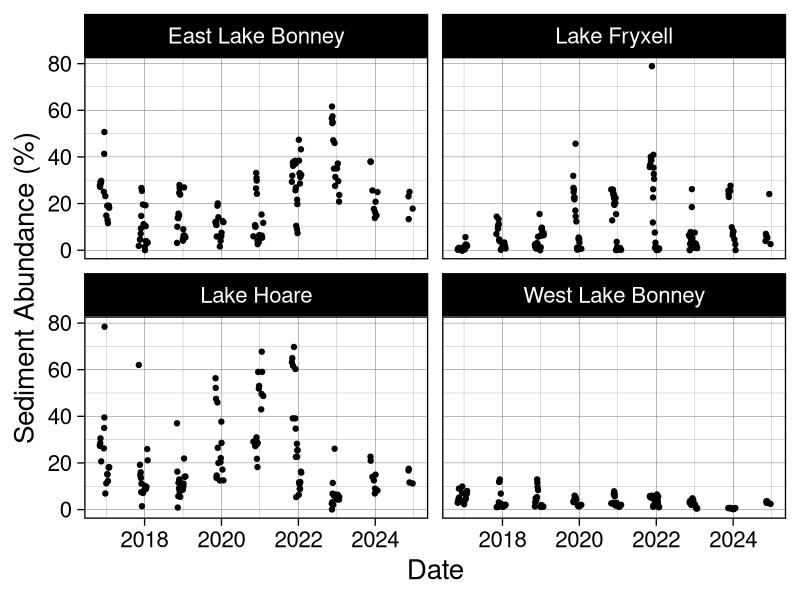
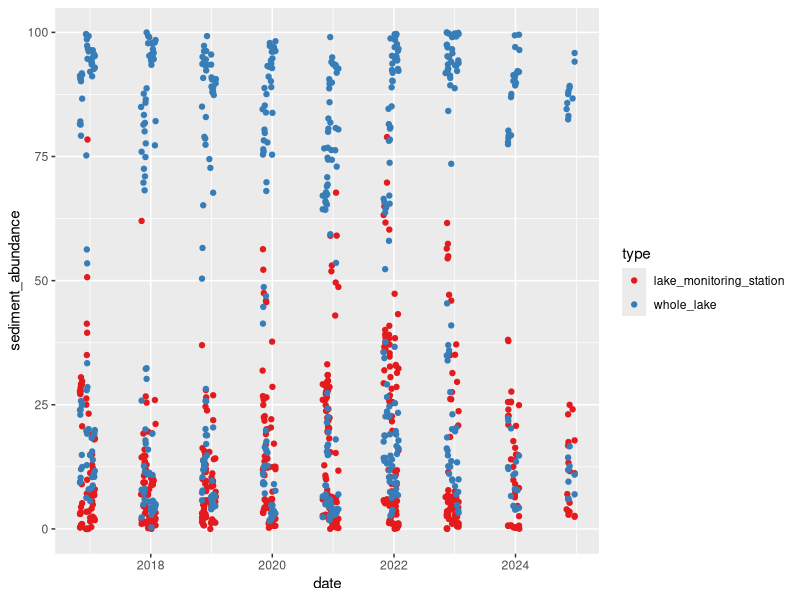
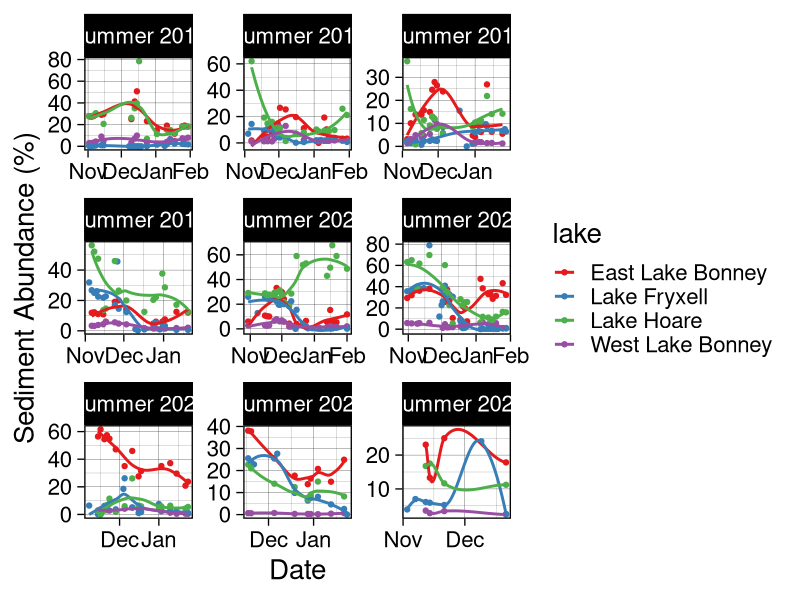
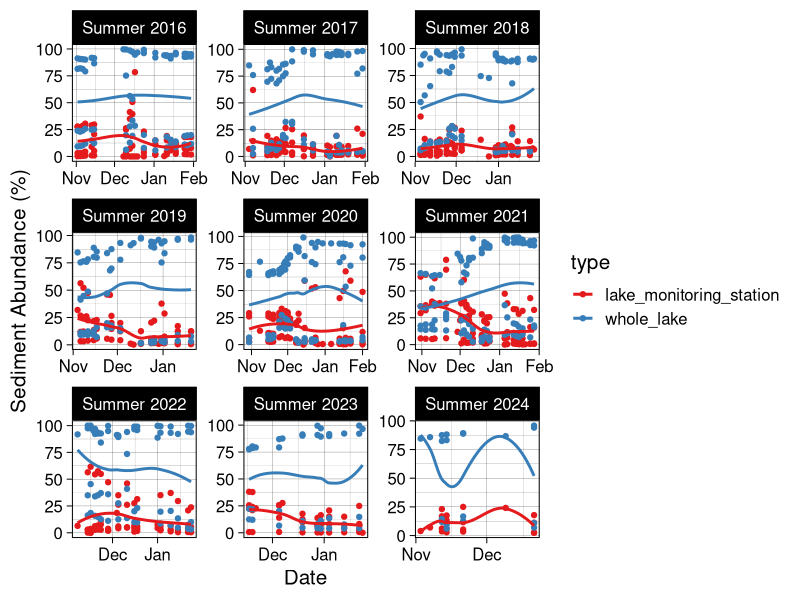
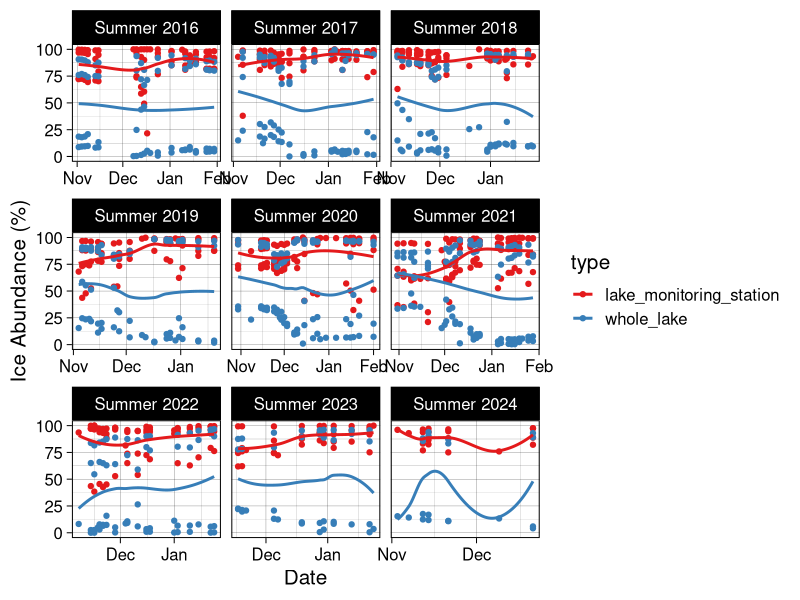
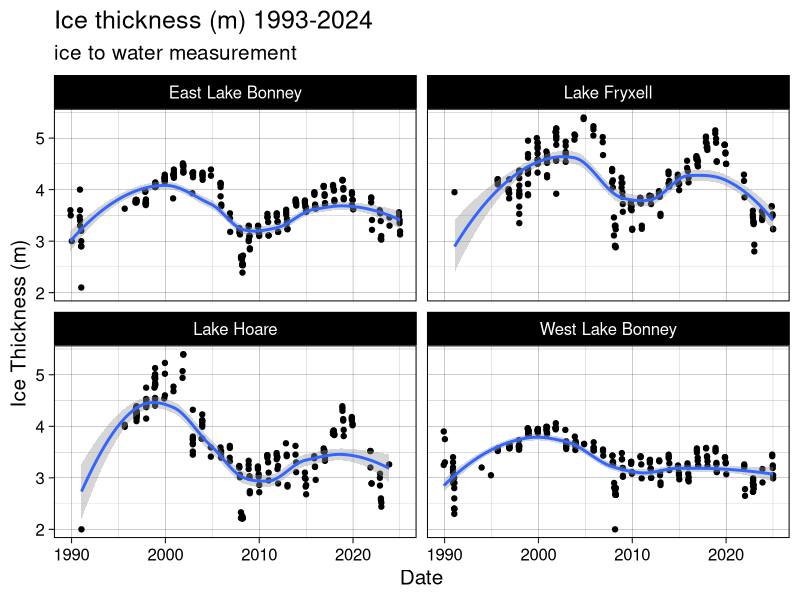
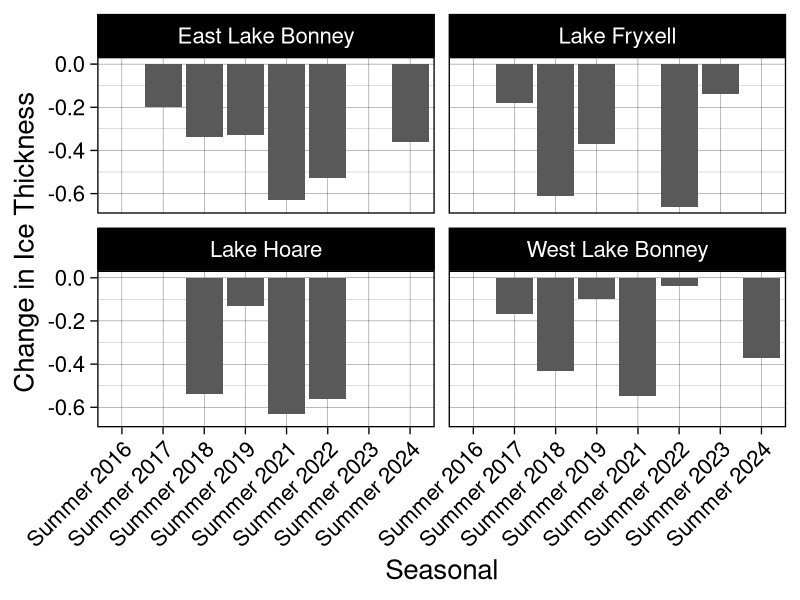
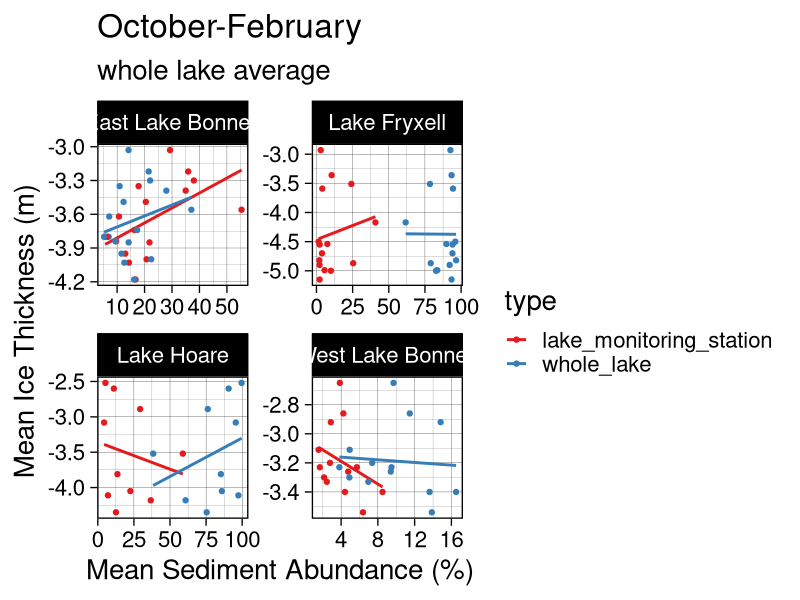

R code for these plots, in order: (Note: this script raises an error after producing the figures.)
######### TVLakes Sediment Output Comparison ###########
library(tidyverse)
library(RColorBrewer)
library(scales)

setwd("~/Documents/R-Repositories/MCM-LTER-MS")

## Define a season function to plot data by season. Makes data viz a lot easier. 
get_season <- function(date) {
  month <- month(date)
  year <- year(date)
  
  if (month %in% c(11, 12)) {
    return(paste0("Summer ", year))  # November and December belong to the current winter
  } else if (month == 1) {
    return(paste0("Summer ", year - 1))  # January belongs to the previous winter
  } else if (month == 2) {
    return(paste0("Summer ", year - 1))  # February belongs to the previous winter
  } else if (month == 3) {
    return(paste0("Fall ", year))  # March is Spring
  } else if (month %in% 4:5) {
    return(paste0("Fall ", year))  # April and May are Spring
  } else if (month == 6) {
    return(paste0("Winter ", year))  # June is Summer
  } else if (month %in% 7:8) {
    return(paste0("Winter ", year))  # July and August are Summer
  } else if (month == 9) {
    return(paste0("Spring ", year))  # September is Fall
  } else if (month %in% 10) {
    return(paste0("Summer ", year))  # October is Fall
  }
}

mean_BB <- read_csv("data/sediment abundance data/LANDSAT_sediment_abundances_20250312.csv") |> 
  mutate(date = ymd(date), 
         type = 'lake_monitoring_station', 
         season = sapply(date, get_season))

#####plot by lake
ggplot(mean_BB, aes(date, sediment_abundance*100)) + 
  geom_point() + 
  facet_wrap(vars(lake)) + 
  #scale_x_date(labels = date_format("%b"), breaks = "1 month") + 
  xlab("Date") + ylab("Sediment Abundance (%)") + 
  theme_linedraw(base_size = 20)

ggsave("plots/manuscript/chapter 1/BB_sed_by_lake.png", dpi = 700, 
       height = 8, width = 12)

mean_wholelake <- read_csv("data/sediment abundance data/LANDSAT_wholelake_mean_20250312.csv") |> 
  mutate(date = ymd(date), 
         type = "whole_lake", 
         season = sapply(date, get_season))

# join the two files for easy comparison and plotting
means <- rbind(mean_BB, mean_wholelake) |> 
  mutate(sediment_abundance = sediment_abundance*100, 
         ice_abundance = ice_abundance*100) |> 
  mutate(year = year(date), 
         month = month(date))

## plot the raw output for sediment abundance/ice abundance against each other and see how the outputs compare
ggplot(means, aes(date, sediment_abundance, color = type)) + 
  geom_point() + 
  scale_color_brewer(palette = "Set1") 

#By season for just the lake monitoring site
ggplot(mean_BB, aes(date, sediment_abundance*100, color = lake)) + 
  geom_point() + 
  geom_smooth(se = F) + 
  scale_color_brewer(palette = "Set1") + 
  facet_wrap(vars(season), scales = "free") +
  scale_x_date(labels = date_format("%b"), breaks = "1 month") + 
  xlab("Date") + ylab("Sediment Abundance (%)") + 
  theme_linedraw(base_size = 20)

ggsave("plots/manuscript/chapter 1/BB_sed_by_season.png", dpi = 700, 
       height = 8, width = 12)

# facet by season for sed abundance
ggplot(means, aes(date, sediment_abundance, color = type)) + 
  geom_point() + 
  geom_smooth(se = F) + 
  scale_color_brewer(palette = "Set1") + 
  facet_wrap(vars(season), scales = "free") +
  scale_x_date(labels = date_format("%b"), breaks = "1 month") + 
  xlab("Date") + ylab("Sediment Abundance (%)") + 
  theme_linedraw(base_size = 15)

ggsave("plots/manuscript/chapter 1/whole_lake_vs_BB_sed_abundance.png", dpi = 700, 
       height = 8, width = 12)

# facet by season for ice abundance
ggplot(means, aes(date, ice_abundance, color = type)) + 
  geom_point() + 
  geom_smooth(se = F) + 
  scale_color_brewer(palette = "Set1") + 
  facet_wrap(vars(season), scales = "free_x") +
  scale_x_date(labels = date_format("%b"), breaks = "1 month") + 
  xlab("Date") + ylab("Ice Abundance (%)") + 
  theme_linedraw(base_size = 15)

ggsave("plots/manuscript/chapter 1/whole_lake_vs_BB_ice_abundance.png", dpi = 700, 
       height = 8, width = 12)


## load lake ice: 
lakeice1 <- read_csv("data/lake ice/mcmlter-lake-ice_thickness-20250218_0_2025.csv") |> 
  mutate(date_time = mdy_hm(date_time), 
         month = month(date_time), 
         year = year(date_time),
         year = as.numeric(year),
         z_water_m = z_water_m*-1) |> 
  rename("lake" = location_name) |> 
  filter(lake == "Lake Fryxell" | lake == "Lake Hoare" | lake == "East Lake Bonney" | lake == "West Lake Bonney") |> 
  #filter(year >= 2016) |> 
  filter(!grepl("^B", location))

ggplot(lakeice1, aes(date_time, z_water_m)) + 
  geom_point() + 
  geom_smooth(se = T) + 
  facet_wrap(vars(lake)) + 
  theme_linedraw(base_size = 15) + 
  xlab("Date") + ylab("Ice Thickness (m)") + 
  ggtitle("Ice thickness (m) 1993-2024", 
          subtitle = "ice to water measurement")

#ggsave("plots/manuscript/chapter 1/ice_thickness_total_years.png", dpi = 700, 
#       height = 8, width = 12)

lakeice = lakeice1 |> 
  filter(year >= 2017) |> 
  mutate(season = sapply(date_time, get_season)) |> 
  filter(str_detect(string = location, pattern = "incubation hole")) |> 
  #filter(grepl("^O", location)) |> 
  drop_na(z_water_m) |> 
  mutate(z_water_m = z_water_m*-1)

#FIND SEASONAL DROPOFF OF ICE THICKNESS
seasonal_changes <- lakeice %>%
  group_by(season, lake) |> 
  arrange(season, date_time) %>%
  summarise(
    First_Measurement = first(z_water_m*-1),
    Last_Measurement = last(z_water_m*-1),
    Difference = Last_Measurement - First_Measurement
  )

ggplot(seasonal_changes, aes(season, Difference), fill = lake) + 
  geom_col() + 
  scale_color_brewer(palette = "Set1") + 
  facet_wrap(vars(lake)) + 
  theme_linedraw(base_size = 20) + 
  theme(axis.text.x = element_text(angle = 45, hjust = 1)) + 
  xlab("Seasonal") + ylab("Change in Ice Thickness")

ggsave("plots/manuscript/chapter 1/seasonal_ice_drop.png", 
       height = 8, width = 12, dpi = 300)

li_summary = lakeice |> 
  mutate(week = week(date_time)) |> 
  group_by(year, month, lake) |> 
  summarize(mean_thickness = mean(z_water_m, na.rm = T))

## sediment
sed_monthly <- means |> 
  mutate(week = week(date)) |> 
  group_by(year, month, lake, type) |> 
  summarize(mean_sed = mean(sediment_abundance, na.rm = T)) |> 
  print()

fulljoined = full_join(sed_monthly, li_summary) |> 
  drop_na()

##### plot
ggplot(fulljoined, aes(mean_sed, mean_thickness, color= type)) + 
  geom_smooth(method = "lm", se = F) + 
  geom_point() + 
  facet_wrap(vars(lake), scales = "free") + 
  ggtitle("October-February", 
          subtitle = "whole lake average") + 
  xlab("Mean Sediment Abundance (%)") + ylab("Mean Ice Thickness (m)") + 
  scale_color_brewer(palette = "Set1") +
  theme_linedraw(base_size = 20) 

ggsave("plots/manuscript/chapter 1/sed_vs_ice_thickness.png", 
       width = 12, height = 8, dpi = 300)

### now remove November and October Values
#fulljoin_filter <- fulljoined |> 
#  filter(month == 12 | month == 1)
fulljoin_peak_solar <- fulljoined |> 
  filter(month == 1)

ggplot(fulljoin_peak_solar, aes(mean_sed, mean_thickness, color = type)) + 
  geom_smooth(method = "lm", se = F) + 
  geom_point() + 
  facet_wrap(vars(lake), scales = "free") + 
  ggtitle("January") + 
  scale_color_brewer(palette = "Set1") +
  theme_linedraw(base_size = 20) 

ggsave("plots/manuscript/chapter 1/wholelakesed_vsthickness.png", 
       width = 12, height = 8, dpi = 300)

# now filter for only early year estimates, October - December
oct_dec_fulljoin <- fulljoined |> 
  filter(month == 10 | month == 11 | month == 12)

ggplot(oct_dec_fulljoin, aes(mean_sed, mean_thickness, color = type)) + 
  geom_smooth(method = "lm", se = F) + 
  geom_point() + 
  facet_wrap(vars(lake), scales = "free") + 
  ggtitle("October - December", 
          subtitle = "whole lake average") + 
  scale_color_brewer(palette = "Set1") +
  theme_linedraw(base_size = 15) 

jan_fulljoin <- fulljoined |> 
  filter(month == 1)

ggplot(jan_fulljoin, aes(mean_sed, mean_thickness, color = type)) + 
  geom_smooth(method = "lm", se = F) + 
  geom_point() + 
  facet_wrap(vars(lake), scales = "free") + 
  ggtitle("January") + 
  scale_color_brewer(palette = "Set1") +
  xlab("Mean Sediment Abundance (%)") + ylab("Mean Ice Thickness (m)") + 
  theme_linedraw(base_size = 20)  

ggsave("plots/manuscript/chapter 1/jan_only_sed.png", 
       dpi = 300, height = 8, width = 12)


####### do restructuring to look at this by week ###
li_summary_2 = lakeice |> 
  mutate(week = week(date_time)) |> 
  group_by(year, week, lake) |> 
  summarize(mean_thickness = mean(z_water_m, na.rm = T))

## sediment
sed_monthly_2 <- means |> 
  mutate(week = week(date)) |> 
  group_by(year, week, lake, type) |> 
  summarize(mean_sed = mean(sediment_abundance, na.rm = T)) |> 
  print()

fulljoined_2 = full_join(sed_monthly_2, li_summary_2) |> 
  drop_na() |> 
  filter(type == "lake_monitoring_station")

peak_solar_week <- fulljoined_2 |> 
  filter(
    #week == 50 |
      week == 51 | 
      week == 52 | 
      week == 1 | 
      week == 2 #|
      #week == 3
      )

ggplot(peak_solar_week, aes(mean_sed, mean_thickness)) + 
  geom_smooth(method = "lm", se = F) + 
  geom_point() + 
  facet_wrap(vars(lake), scales = "free") + 
  ggtitle("Peak Solar") + 
  scale_color_brewer(palette = "Set1") +
  xlab("Mean Sediment Abundance (%)") + ylab("Mean Ice Thickness (m)") + 
  theme_linedraw(base_size = 20)  

ggsave("plots/manuscript/chapter 1/Peak_Solar_Comparison.png", 
       width = 12, height = 8, dpi = 300)

#### Create a dual panel plot where only the lake ice thickness from 2016-2024 to sediment abundannce
# Need to join the sed data frame to the lake ice data frame
mean_BB_week <- mean_BB |> 
  filter(date < "2023-02-01")

library(ggpubr)

plot1 <- ggplot(mean_BB_week, aes(date, sediment_abundance*100)) + 
  geom_point() + 
  geom_smooth(se = F) + 
  ylab("Sediment Abundance") + xlab("Date") + 
  ggtitle("Sediment Abundance (%)") + 
  facet_wrap(vars(lake), scales = "free") + 
  scale_color_brewer(palette = "Set1") +
  theme_linedraw(base_size = 20) 

plot2 <- ggplot(lakeice, aes(date_time, z_water_m)) + 
  geom_point() + 
  geom_smooth(se = F) + 
  ylab("Ice Thickness (m)") + xlab("Date") + 
  ggtitle("Ice Thickness") + 
  facet_wrap(vars(lake), scales = "free") + 
  scale_color_brewer(palette = "Set1") +
  theme_linedraw(base_size = 20)

ggarrange(plot1, plot2)

ggsave("plots/manuscript/chapter 1/sed_abundance_ice_thick_timeseries.png", 
       dpi = 300, height = 8, width = 12)

ggplot() + 
  geom_point(data = lakeice, aes(x = as.Date(date_time), y = z_water_m)) + 
  geom_point(data = mean_BB, aes(x = date, y = sediment_abundance)) + 
  facet_wrap(vars(lake)) + 
  xlab("Date") + ylab("Ice thickness (m)") +
  scale_color_brewer(palette = "Set1") +
  theme_linedraw(base_size = 20) 




######### investing different buffering distances #########
mean_150m <- read_csv("data/sediment abundance data/LANDSAT_sediment_abundances_150m_20250301.csv") |> 
  mutate(date = ymd(date), 
         buffer_distance = '150')

mean_300m = mean_BB |> 
  mutate(buffer_distance = '300') |> 
  select(-type)

mean_450m = read_csv("data/sediment abundance data/LANDSAT_sediment_abundances_450m_20250301.csv") |> 
  mutate(date = ymd(date), 
         buffer_distance = '450')

mean_600m = read_csv("data/sediment abundance data/LANDSAT_sediment_abundances_600m_20250301.csv") |> 
  mutate(date = ymd(date), 
         buffer_distance = '600') |> 
  select(-approx_albedo)

mean_900m = read_csv("data/sediment abundance data/LANDSAT_sediment_abundances_900m_20250301.csv") |> 
  mutate(date = ymd(date), 
         buffer_distance = '900')

buffers <- rbind(mean_150m, mean_300m, mean_450m, mean_600m, mean_900m) |> 
  mutate(ice_abundance = ice_abundance*100, 
         sediment_abundance = sediment_abundance*100, 
         season = sapply(date, get_season)) |> 
  select(-sediment)

write_csv(buffers, "data/sediment abundance data/LANDSAT_all_buffer_distances_20250301.csv")

### plot cropping distance comparisons
#sed
ggplot(buffers, aes(date, sediment_abundance, color = buffer_distance)) + 
  geom_point() + 
  scale_color_brewer(palette = "Set1") + 
  facet_wrap(vars(lake)) + 
 # scale_x_date(labels = date_format("%b"), breaks = "1 month") + 
  xlab("Date") + ylab("Sediment Abundance (%)") + 
  theme_linedraw(base_size = 15)

ggsave("plots/manuscript/chapter 1/comparison_of_buffer_distances_sed_bylake.png", dpi = 700, 
       height = 8, width = 10)

#ice
ggplot(buffers, aes(date, ice_abundance, color = buffer_distance)) + 
  geom_point() + 
  scale_color_brewer(palette = "Set1") + 
  facet_wrap(vars(lake)) + 
  # scale_x_date(labels = date_format("%b"), breaks = "1 month") + 
  xlab("Date") + ylab("Ice Abundance (%)") + 
  theme_linedraw(base_size = 15)

ggsave("plots/manuscript/chapter 1/comparison_of_buffer_distances_sed_bylake.png", dpi = 700, 
       height = 8, width = 10)

## facet by season
#ice
ggplot(buffers, aes(date, ice_abundance, color = buffer_distance)) + 
  geom_point() + 
  scale_color_brewer(palette = "Set1") + 
  facet_wrap(vars(lake, season), scales = "free") + 
  scale_x_date(labels = date_format("%b"), breaks = "1 month") + 
  xlab("Date") + ylab("Ice Abundance (%)") + 
  theme_linedraw(base_size = 10)

ggsave("plots/manuscript/chapter 1/comparison_of_buffer_distances_sed_byseason.png", dpi = 700, 
       height = 10, width = 10)

#sed
ggplot(buffers, aes(date, sediment_abundance, color = buffer_distance)) + 
  geom_point() + 
  scale_color_brewer(palette = "Set1") + 
  facet_wrap(vars(lake, season), scales = "free") + 
  scale_x_date(labels = date_format("%b"), breaks = "1 month") + 
  xlab("Date") + ylab("Sediment Abundance (%)") + 
  theme_linedraw(base_size = 10)

ggsave("plots/manuscript/chapter 1/comparison_of_buffer_distances_sed_byseason.png", dpi = 700, 
       height = 10, width = 10)
